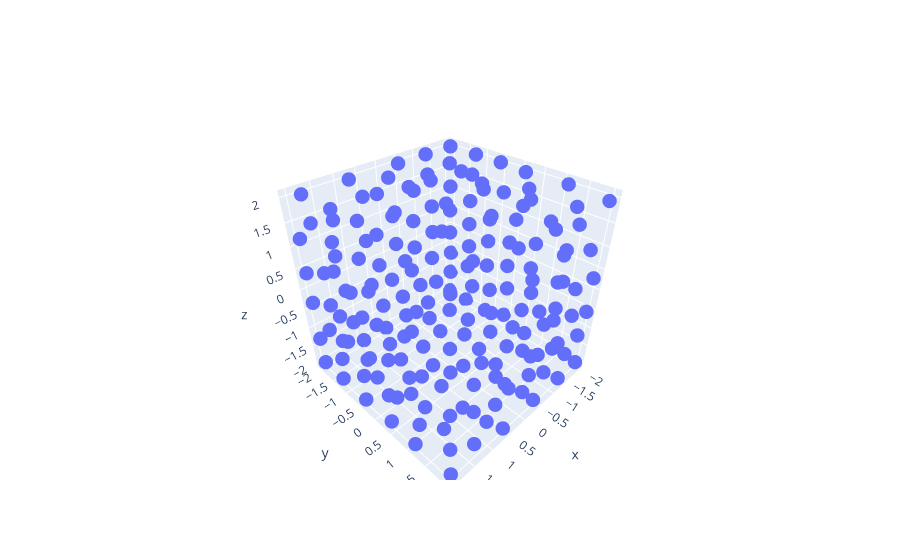

Notebook code for this chart:
### Code cell
# -*- coding: utf-8 -*-
import plotly.graph_objects as go


# mode='makers'を指定しないと点の間に線が引かれる
fig = go.Figure(
    data=[
        # go.Scatter3d(
        #     x=x[:, 0],
        #     y=x[:, 1],
        #     z=x[:, 2],
        #     mode="markers",
        #     marker=dict(
        #         size=6,
        #         # color=point_sum,
        #         colorscale="Viridis",
        #         # symbol=result_symbol
        #     ),
        # ),
        go.Scatter3d(
            x=x_quenched[:, 0],
            y=x_quenched[:, 1],
            z=x_quenched[:, 2],
            mode="markers",
            marker=dict(
                size=5,
                # color=point_sum,
                colorscale="Viridis",
                # symbol=result_symbol
            ),
        ),
    ]
)
fig.show()

### Figure 1 — Plotly figure (JSON) as saved in the notebook; plotly's stock layout.template omitted (floating-point values rounded to 4 significant figures; data arrays with more than 128 entries replaced by an {"elided": "..."} marker saying what was removed)
{"data": [{"marker": {"colorscale": [[0, "#440154"], [0.1111, "#482878"], [0.2222, "#3e4989"], [0.3333, "#31688e"], [0.4444, "#26828e"], [0.5556, "#1f9e89"], [0.6667, "#35b779"], [0.7778, "#6ece58"], [0.8889, "#b5de2b"], [1, "#fde725"]], "size": 5}, "mode": "markers", "type": "scatter3d", "x": {"elided": "192 float values"}, "y": {"elided": "192 float values"}, "z": {"elided": "192 float values"}}], "layout": {}}
